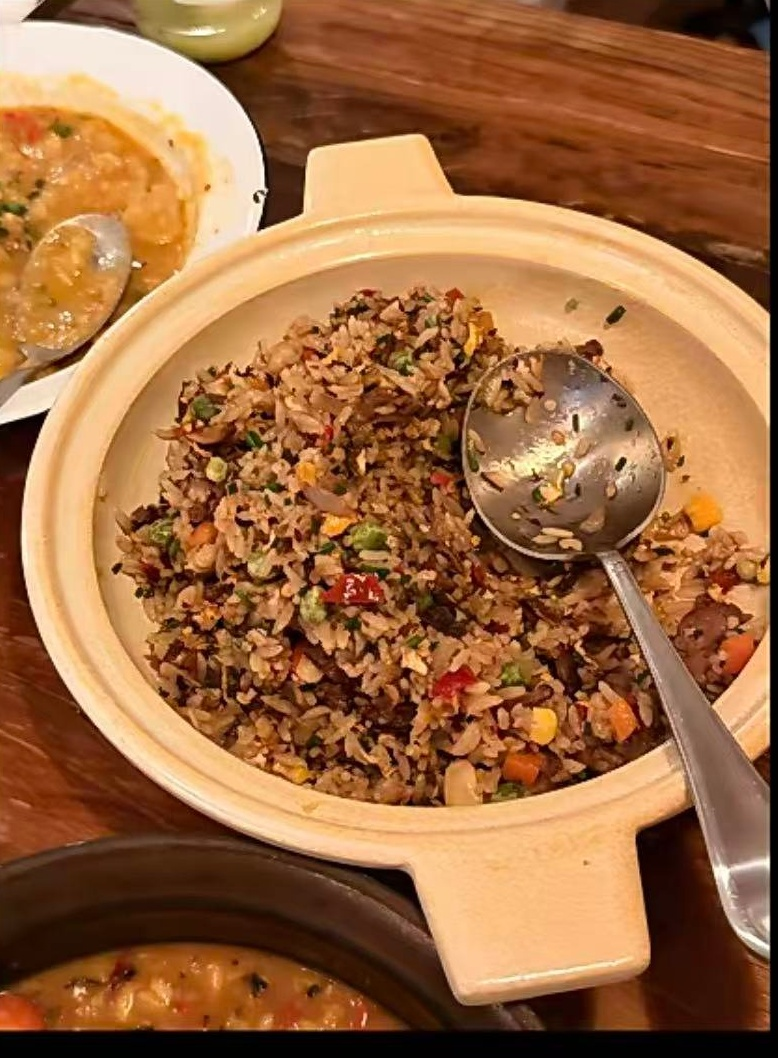
#> input picture samples/food.jpg, 778 x 1058 px
$ python -i cutout.py   (imports and definitions only)
#> lines starting #> are read from the running program, lines starting #| are printed output that depends on the picture; after the words box and inside, x2 and y2 are one past the last pixel; in counts of white or black regions, pixels touching at a corner belong together
#> further down, picture is the input picture: PIL image 778x1058 RGB; mean R, G, B 157, 105.3, 64.5
"""不用任何模型的后台抠图。

思路（比「全局三个背景色」稳得多）：
1. 在画面四周取一圈样本，拟合一个「背景颜色随位置缓慢变化」的二次曲面
   —— 这样墙角受光不均、桌面有渐变也不会误判；
2. 按残差大小取阈值，从画面边缘向内做连通填充，只有跟边缘连通的才算背景；
3. 在前景里只保留最大的一块（把没去干净的墙角、杂物剔掉）；
4. 羽化边缘，裁到主体外框。

主体和背景颜色几乎一样时（白衣服靠白墙）它仍然会失败，但会给出质量分，
上层可以据此回退成照片卡片，或者由用户手动修。
"""
from __future__ import annotations

import numpy as np
from PIL import Image, ImageDraw, ImageFilter


def _fit_background(arr: np.ndarray, band: int) -> np.ndarray:
    """用四周一圈像素拟合二次曲面，预测每个位置的背景色。"""
    h, w, _ = arr.shape
    ys, xs = np.mgrid[0:h, 0:w].astype(np.float32)
    u, v = xs / max(w - 1, 1), ys / max(h - 1, 1)
    feats = np.stack([np.ones_like(u), u, v, u * u, u * v, v * v], -1).reshape(-1, 6)

    mask = np.zeros((h, w), bool)
    mask[:band, :] = True
    mask[-band:, :] = True
    mask[:, :band] = True
    mask[:, -band:] = True
    a = feats.reshape(h, w, 6)[mask]
    b = arr[mask].astype(np.float32)

    try:
        coef, *_ = np.linalg.lstsq(a, b, rcond=None)
    except np.linalg.LinAlgError:
        coef = np.zeros((6, 3), np.float32)
        coef[0] = b.mean(0)
    pred = feats @ coef
    return pred.reshape(h, w, 3).astype(np.float32)


def _flood_from_border(similar: np.ndarray) -> np.ndarray:
    """与画面边缘连通的相似像素 = 背景。"""
    h, w = similar.shape
    img = Image.fromarray((similar * 255).astype(np.uint8), "L")
    padded = Image.new("L", (w + 2, h + 2), 255)
    padded.paste(img, (1, 1))
    ImageDraw.floodfill(padded, (0, 0), 128, thresh=0)
    return np.asarray(padded)[1:-1, 1:-1] == 128


def _dilate(m: np.ndarray) -> np.ndarray:
    out = m.copy()
    out[1:, :] |= m[:-1, :]
    out[:-1, :] |= m[1:, :]
    out[:, 1:] |= m[:, :-1]
    out[:, :-1] |= m[:, 1:]
    return out


def _prune(alpha: Image.Image) -> Image.Image:
    """只保留与「主体中心」连通的那一块，去掉零散的前景残渣。"""
    w, h = alpha.size
    s = 150.0 / max(w, h)
    sw, sh = max(12, int(w * s)), max(12, int(h * s))
    a = np.asarray(alpha.resize((sw, sh), Image.BILINEAR)) > 100
    if not a.any():
        return alpha

    ys, xs = np.nonzero(a)
    cy, cx = int(ys.mean()), int(xs.mean())
    if not a[cy, cx]:
        i = int(((ys - cy) ** 2 + (xs - cx) ** 2).argmin())
        cy, cx = int(ys[i]), int(xs[i])

    seed = np.zeros_like(a)
    seed[cy, cx] = True
    for _ in range(400):
        grown = _dilate(seed) & a
        if grown.sum() == seed.sum():
            break
        seed = grown

    keep = Image.fromarray((seed * 255).astype(np.uint8), "L").resize((w, h), Image.BILINEAR)
    keep = keep.filter(ImageFilter.MaxFilter(5))          # 稍微外扩，别啃掉边缘
    out = np.asarray(alpha, dtype=np.float32) * (np.asarray(keep, dtype=np.float32) / 255.0)
    return Image.fromarray(out.astype(np.uint8), "L")


def remove_background(
    img: Image.Image,
    tolerance: float = 30.0,
    *,
    work_size: int = 760,
    feather: float = 1.2,
    trim: bool = True,
) -> tuple[Image.Image | None, float, dict]:
    """返回 (裁好的 RGBA 素材, 质量分 0~1, 诊断信息)。找不到前景时返回 None。"""
#> called with tolerance = 30, work_size = 760, feather = 1.2, trim = True
    src = img.convert("RGBA")
    if src.getchannel("A").getextrema()[0] < 250:
        alpha = src.getchannel("A")
        box = alpha.point(lambda v: 255 if v > 12 else 0).getbbox()
        if box:
            src = src.crop(box)
        return src, 0.99, {"mode": "alpha", "foreground": 1.0, "reason": "图片自带透明通道"}

    w, h = src.size
#> w = 778; h = 1058
    scale = min(1.0, work_size / max(w, h))
#> scale = 0.718
    sw, sh = max(8, int(w * scale)), max(8, int(h * scale))
#> sw = 558; sh = 760
    small = src.convert("RGB").resize((sw, sh), Image.LANCZOS)
    arr = np.asarray(small, dtype=np.float32)

    band = max(3, int(min(sw, sh) * 0.05))
#> band = 27
    pred = _fit_background(arr, band)
#> in _fit_background, `coef, *_ = np.linalg.lstsq(a, b, rcond=None)`: coef = [[169, 138.2, 104], [-20.59, -79.22, -116.1], [189.6, 63.33, -20.77], [-78.95, -21.02, 36.14], [145.5, 168.3, 149.3], [-357.2, -221.7, -102.9]]
#> in _fit_background, `return pred.reshape(h, w, 3).astype(np.float32)`:
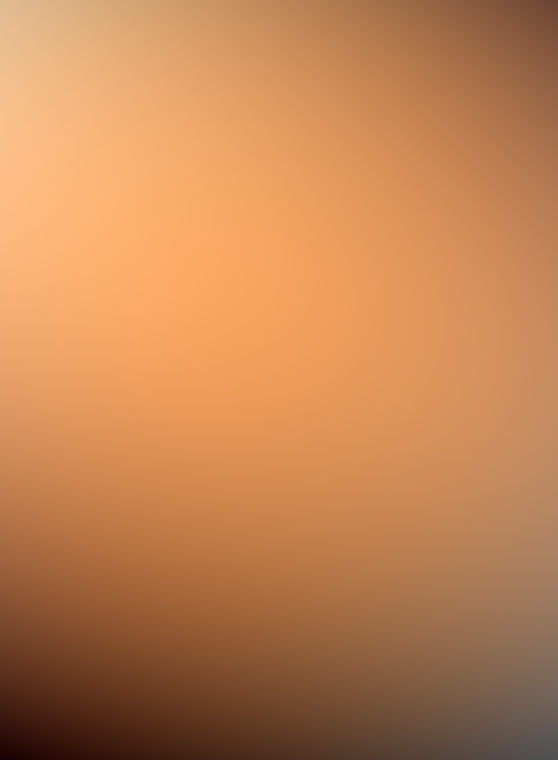
#> returned value: shape (760, 558, 3) float32; mean of channels 0, 1, 2 144.3, 91.4, 50.6; drawn with min black and max white
    resid = np.linalg.norm(arr - pred, axis=2)
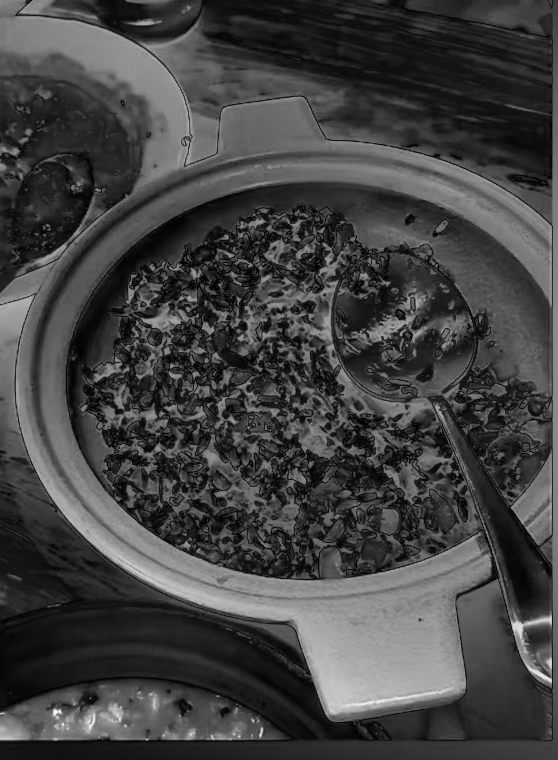
#> resid: shape (760, 558) float32; min 0.597, max 338.6, mean 89.8; drawn with min black and max white

    bmask = np.zeros((sh, sw), bool)
    bmask[:band, :] = True
    bmask[-band:, :] = True
    bmask[:, :band] = True
    bmask[:, -band:] = True

    base = float(np.percentile(resid[bmask], 88)) if bmask.any() else 12.0
#> base = 164
    # 背景本身越花，阈值就得越松；但松过头会把主体一起吃掉，所以封顶 46
    tol = float(np.clip(base * 1.35 + tolerance * 0.35, 12.0, 46.0))
#> tol = 46

    similar = resid < tol
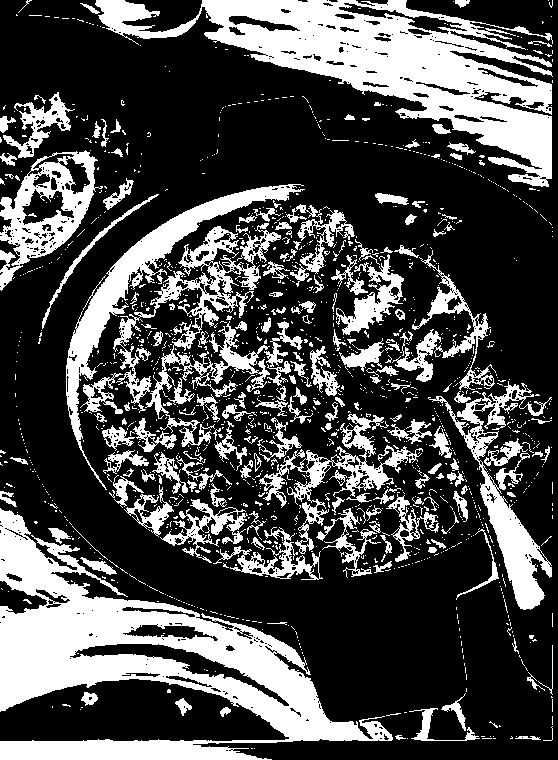
#> similar: shape (760, 558) bool; 29.8% white; 1427 white regions (1244 under 20 px), largest, box (x1, y1, x2, y2) and area: (0, 508, 393, 760) 33000, (95, 0, 553, 187) 27782, (113, 223, 281, 447) 7909
    bg = _flood_from_border(similar)
#> in _flood_from_border, `padded = Image.new("L", (w + 2, h + 2), 255)`: padded: PIL image 560x762 L; every value is 255
#> in _flood_from_border, `padded.paste(img, (1, 1))`: padded: PIL image 560x762 L; 30.2% white; 1413 white regions (1237 under 20 px), largest, box (x1, y1, x2, y2) and area: (0, 0, 560, 762) 69123, (114, 224, 282, 448) 7909, (67, 185, 306, 491) 7460
#> in _flood_from_border, `return np.asarray(padded)[1:-1, 1:-1] == 128`: returned value: shape (760, 558) bool; 15.6% white; 15 white regions (8 under 20 px), largest, box (x1, y1, x2, y2) and area: (0, 508, 393, 760) 32964, (95, 0, 552, 187) 27509, (0, 150, 98, 291) 5018
    fg = ~bg

    # 贴着上/左/右边缘的前景，多半是没去干净背景（人像一般不会顶到边）。
    # 只有在这种「边缘前景」占比很小的时候才动，避免啃掉真正的主体。
    edge_seed = np.zeros_like(fg)
    edge_seed[:2, :] = fg[:2, :]
#> edge_seed: shape (760, 558) bool; 0.16% white; 12 white regions (6 under 20 px), largest, box (x1, y1, x2, y2) and area: (470, 0, 552, 2) 163, (125, 0, 202, 2) 153, (30, 0, 96, 2) 130, (407, 0, 455, 2) 96, (0, 0, 27, 2) 53, (356, 0, 388, 2) 53
    edge_seed[:, :2] |= fg[:, :2]
    edge_seed[:, -2:] |= fg[:, -2:]
#> edge_seed: shape (760, 558) bool; 0.75% white; 35 white regions (20 under 20 px), largest, box (x1, y1, x2, y2) and area: (553, 0, 558, 760) 1526, (0, 290, 2, 450) 319, (0, 0, 27, 118) 285
    if edge_seed.any():
        grown = edge_seed.copy()
        for _ in range(600):
            nxt = _dilate(grown) & fg
            if nxt.sum() == grown.sum():
                break
            grown = nxt
#> this loop made 364 passes
#> pass 1, in remove_background, `nxt = _dilate(grown) & fg`:
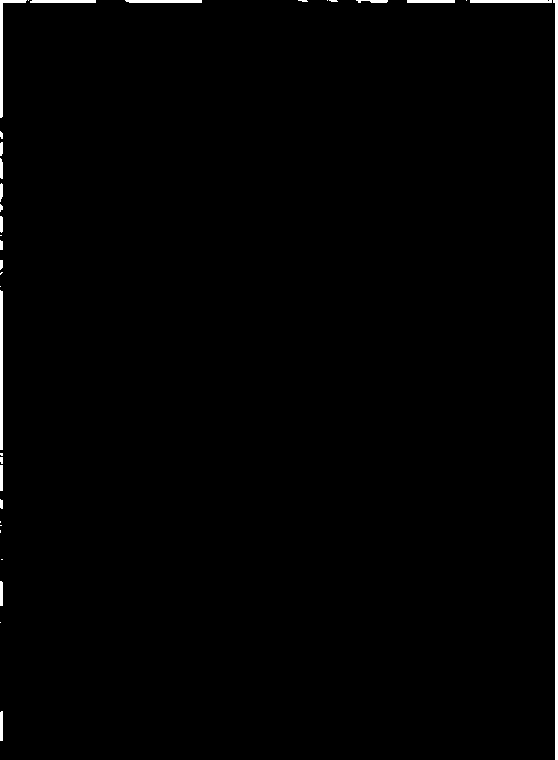
#> nxt: shape (760, 558) bool; 1.1% white; 35 white regions (17 under 20 px), largest, box (x1, y1, x2, y2) and area: (553, 0, 558, 760) 2286, (0, 290, 3, 450) 478, (0, 0, 27, 118) 423
#> after the loop:
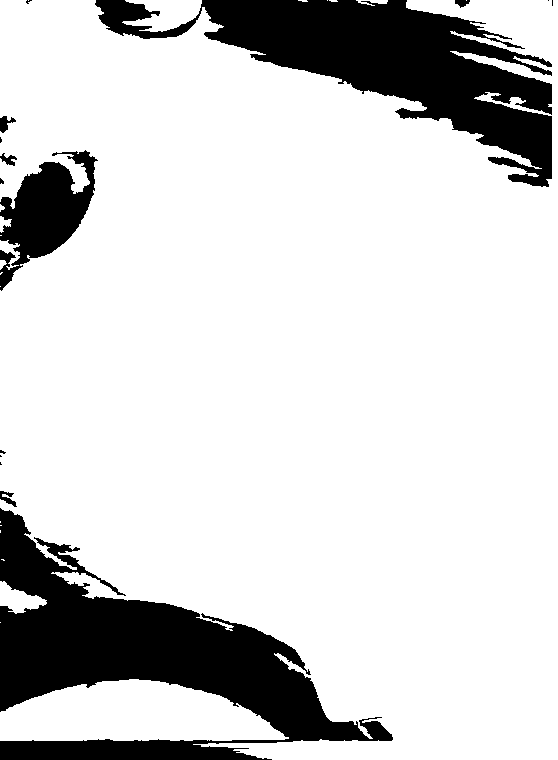
#> grown: shape (760, 558) bool; 82.4% white; 15 black regions (8 under 20 px), largest, box (x1, y1, x2, y2) and area: (0, 508, 393, 760) 37040, (95, 0, 552, 187) 30535, (0, 150, 98, 291) 6608
        if grown.sum() < 0.28 * max(fg.sum(), 1):
            bg = bg | grown
    alpha = np.where(bg, 0, 255).astype(np.uint8)

    alpha_img = Image.fromarray(alpha, "L")
    alpha_img = alpha_img.filter(ImageFilter.MinFilter(3)).filter(ImageFilter.MaxFilter(3))
#> alpha_img: PIL image 558x760 L; 83.8% white; 14 black regions (6 under 20 px), largest, box (x1, y1, x2, y2) and area: (0, 508, 393, 760) 33946, (95, 0, 552, 187) 28704, (0, 150, 98, 291) 5520
    alpha_img = _prune(alpha_img)
#> in _prune, `a = np.asarray(alpha.resize((sw, sh), Image.BILINEAR)) > 100`:
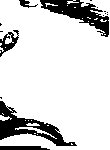
#> a: shape (150, 110) bool; 84.6% white; 15 black regions (10 under 20 px), largest, box (x1, y1, x2, y2) and area: (0, 101, 77, 146) 1082, (40, 0, 109, 37) 1000, (0, 30, 19, 57) 204, (0, 146, 50, 150) 179, (19, 0, 38, 8) 64
#> in _prune, `ys, xs = np.nonzero(a)`: ys = 13952 values from 0 to 149; xs = 13952 values, max 109 at index 64, min 0 at index 0, mean 56.11
#> in _prune, `cy, cx = int(ys.mean()), int(xs.mean())`: cy = 74; cx = 56
#> after the loop in _prune, `for _ in range(400):`: seed: shape (150, 110) bool; 82.5% white; 15 black regions (10 under 20 px), largest, box (x1, y1, x2, y2) and area: (0, 101, 77, 146) 1272, (40, 0, 109, 37) 1078, (0, 30, 19, 57) 268, (0, 146, 50, 150) 179, (19, 0, 38, 8) 64

    a_small = np.asarray(alpha_img) > 128          # 统计都在小图上做，跟 resid 对得上
#> a_small: shape (760, 558) bool; 81.9% white; 14 black regions (6 under 20 px), largest, box (x1, y1, x2, y2) and area: (0, 508, 393, 760) 38476, (95, 0, 552, 187) 30702, (0, 150, 98, 291) 7104
    if not a_small.any():
        return None, 0.0, {"mode": "fail", "reason": "没找到前景，背景可能太花"}

    if scale < 1.0:
        alpha_img = alpha_img.resize((w, h), Image.LANCZOS)
#> alpha_img: PIL image 778x1058 L
    alpha_img = alpha_img.filter(ImageFilter.GaussianBlur(feather))

    out = src.copy()
    out.putalpha(alpha_img)
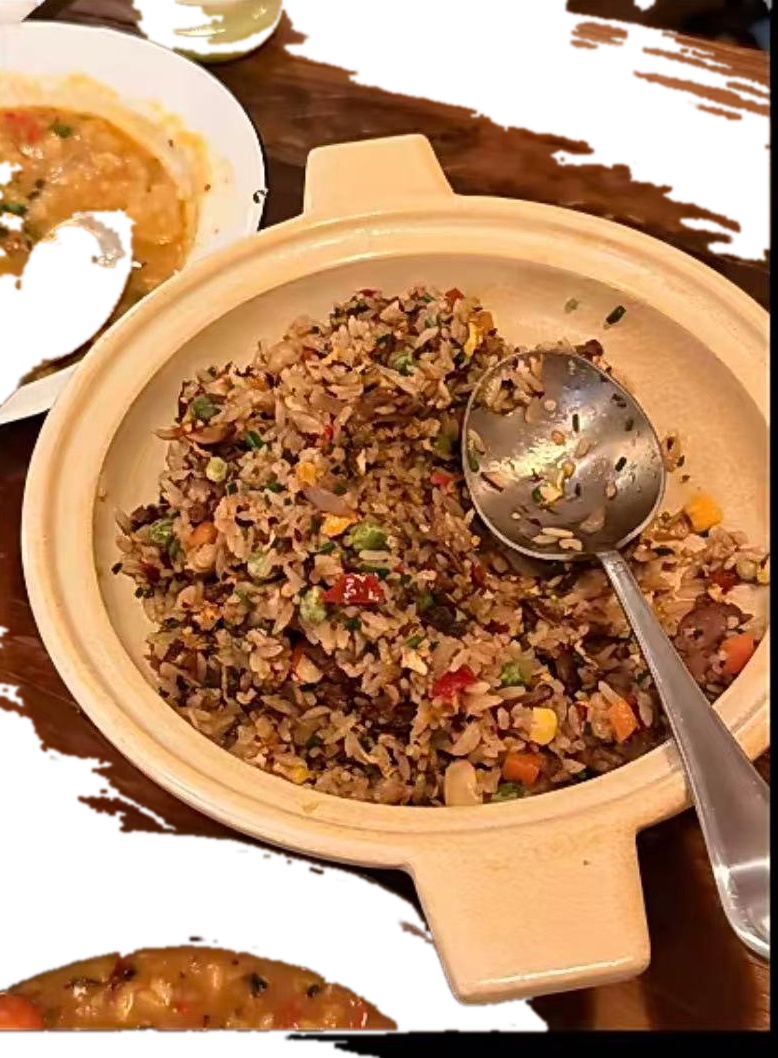
#> out: PIL image 778x1058 RGBA; mean R, G, B, A 157, 105.3, 64.5, 208.7; transparent parts drawn white

    box = alpha_img.point(lambda v: 255 if v > 16 else 0).getbbox()
#> box = (0, 0, 778, 1058)
    if not box:
        return None, 0.0, {"mode": "fail", "reason": "没找到前景"}

    fg_ratio = float(a_small.mean())
#> fg_ratio = 0.819
    uniq = float(similar.mean())
#> uniq = 0.298
    edge = max(1, band // 2)
#> edge = 13
    touch = float((a_small[:edge, :].mean() + a_small[:, :edge].mean()
                   + a_small[:, -edge:].mean()) / 3.0)
#> touch = 0.672
    separation = float(np.clip(resid[a_small].mean() / max(tol, 1.0), 0, 2) / 2)
#> separation = 1
    fill = 1.0 - min(abs(fg_ratio - 0.45) / 0.45, 1.0)
#> fill = 0.18
    score = float(np.clip(0.28 * uniq + 0.22 * (1 - min(touch * 4, 1))
                          + 0.20 * fill + 0.30 * separation, 0, 1))
#> score = 0.419

    pad = int(max(w, h) * 0.01)
#> pad = 10
    x0, y0, x1, y1 = box
#> x0 = 0; y0 = 0; x1 = 778; y1 = 1058
    if trim:
        out = out.crop((max(0, x0 - pad), max(0, y0 - pad),
                        min(w, x1 + pad), min(h, y1 + pad)))

    info = {
        "mode": "cutout",
        "foreground": round(fg_ratio, 3),
        "background": round(uniq, 3),
        "edge_touch": round(touch, 3),
        "tolerance": round(tol, 1),
    }
#> info = {'mode': 'cutout', 'foreground': 0.819, 'background': 0.298, 'edge_touch': 0.672, 'tolerance': 46}
    if fg_ratio > 0.94:
        info["reason"] = "几乎没有背景可去，背景和主体颜色太接近"
    elif touch > 0.25:
        info["reason"] = "主体和背景分不开（颜色太像）"

    return out, score, info


def from_mask_png(img: Image.Image, mask_png: bytes, *, feather: float = 1.0):
    """用手动画好的蒙版（PNG 的 alpha）来抠图。"""
    import io

    alpha_src = Image.open(io.BytesIO(mask_png))
    # 画布导出的 PNG 是带 alpha 的，蒙版就在 alpha 通道里；
    # 如果是灰度图，才退回去读亮度。
    if alpha_src.mode in ("RGBA", "LA"):
        alpha = alpha_src.getchannel("A")
    else:
        alpha = alpha_src.convert("L")
    alpha = alpha.resize(img.size, Image.LANCZOS)
    alpha = alpha.filter(ImageFilter.GaussianBlur(feather))
    out = img.convert("RGBA")
    out.putalpha(alpha)
    box = alpha.point(lambda v: 255 if v > 16 else 0).getbbox()
    if not box:
        return None, 0.0, {"mode": "manual", "reason": "蒙版是空的"}
    pad = 2
    x0, y0, x1, y1 = box
    out = out.crop((max(0, x0 - pad), max(0, y0 - pad),
                    min(img.width, x1 + pad), min(img.height, y1 + pad)))
    return out, 1.0, {"mode": "manual", "foreground": round(float(box[2] - box[0]) / img.width, 3)}

>>> from PIL import Image
>>> picture = Image.open('../../samples/food.jpg')
>>> result = remove_background(picture)

$ run again, on samples/portrait.jpg
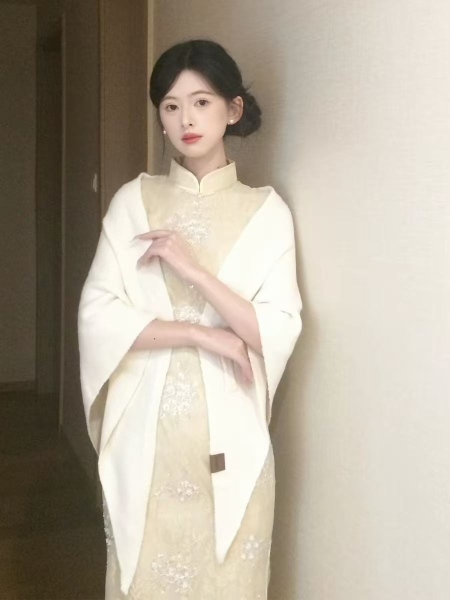
#> input picture samples/portrait.jpg, 900 x 1200 px (shown at 1/2 size)
#> picture is the input picture: PIL image 900x1200 RGB; mean R, G, B 178.9, 169.5, 154.3
#> coef = [[26.96, 16.34, -0.296], [357.3, 339.5, 322.5], [103.9, 111.5, 113.4], [-161.4, -139.4, -114.5], [-32.48, -30.24, -27.72], [-68.22, -75.62, -82.48]]
#> base = 64.21
#> tol = 46
#> in remove_background, `similar = resid < tol`:
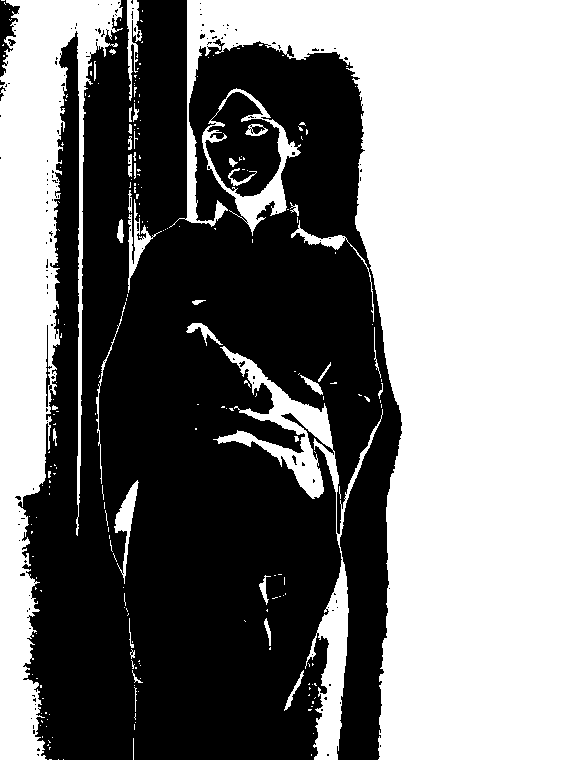
#> similar: shape (760, 570) bool; 49.6% white; 239 white regions (198 under 20 px), largest, box (x1, y1, x2, y2) and area: (169, 0, 570, 760) 157119, (0, 0, 123, 760) 39729, (213, 346, 383, 760) 9554
#> fg: shape (760, 570) bool; 53.3% white; 9 black regions (4 under 20 px), largest, box (x1, y1, x2, y2) and area: (185, 0, 570, 760) 157086, (0, 0, 123, 760) 39647, (313, 419, 381, 760) 4795, (127, 0, 142, 101) 652, (133, 738, 134, 760) 22
#> a: shape (150, 112) bool; 53.9% white; 14 black regions (9 under 20 px), largest, box (x1, y1, x2, y2) and area: (37, 0, 112, 150) 6036, (0, 0, 24, 150) 1499, (62, 112, 68, 150) 143, (25, 0, 28, 14) 26, (37, 25, 39, 44) 25
#> ys = 9047 values from 0 to 149; xs = 9047 values, max 78 at index 4435, min 0 at index 0, mean 40.64
#> cy = 80; cx = 40
#> a_small: shape (760, 570) bool; 52.8% white; 7 black regions (2 under 20 px), largest, box (x1, y1, x2, y2) and area: (185, 0, 570, 760) 157403, (0, 0, 123, 760) 41445, (313, 419, 381, 760) 4889, (127, 0, 142, 101) 789, (133, 738, 134, 760) 22
#> box = (26, 0, 637, 1200)
#> fg_ratio = 0.528
#> uniq = 0.496
#> touch = 0.0315
#> separation = 1
#> fill = 0.827
#> score = 0.797
#> x0 = 26; y0 = 0; x1 = 637; y1 = 1200
#> in remove_background, `out = out.crop((max(0, x0 - pad), max(0, y0 - pad), min(w, x1 + pad), ..`:
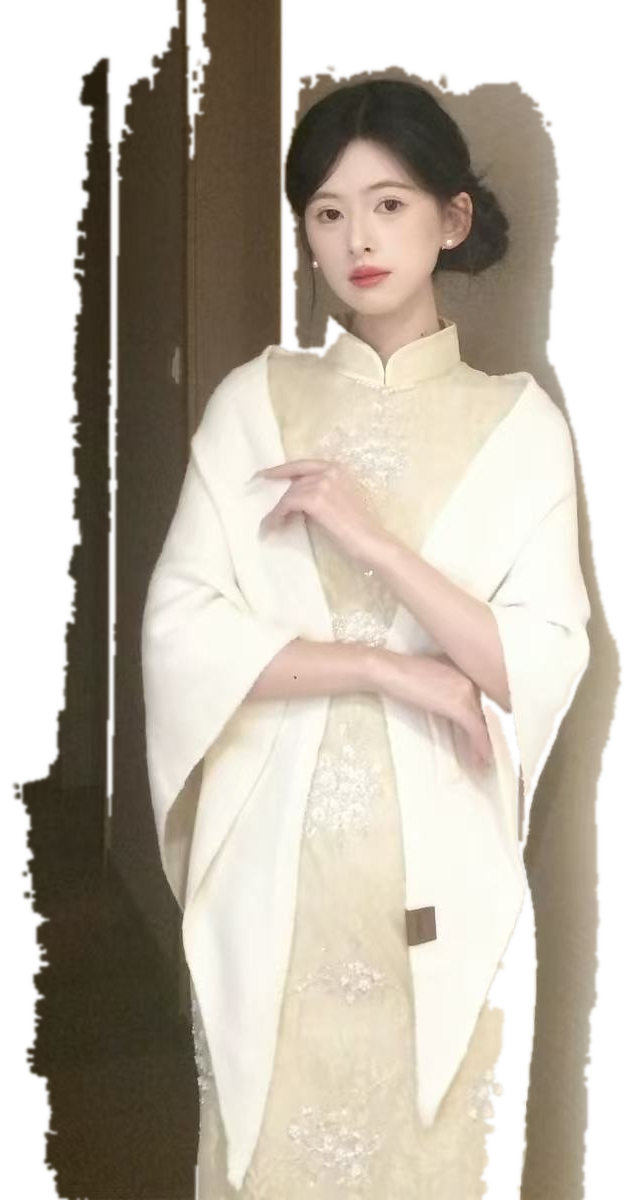
#> out: PIL image 635x1200 RGBA; mean R, G, B, A 161.9, 151.2, 134.6, 190.6; transparent parts drawn white
#> info = {'mode': 'cutout', 'foreground': 0.528, 'background': 0.496, 'edge_touch': 0.032, 'tolerance': 46}
